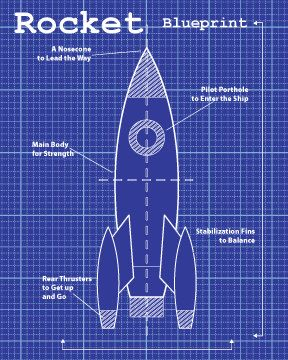
#> input picture rocket.jpg, 288 x 360 px, found by its file name; its folder holds only this picture in this run
$ python main.py
#> lines starting #> are read from the running program, lines starting #| are printed output that depends on the picture
#> in makemap, `plt.show()`:
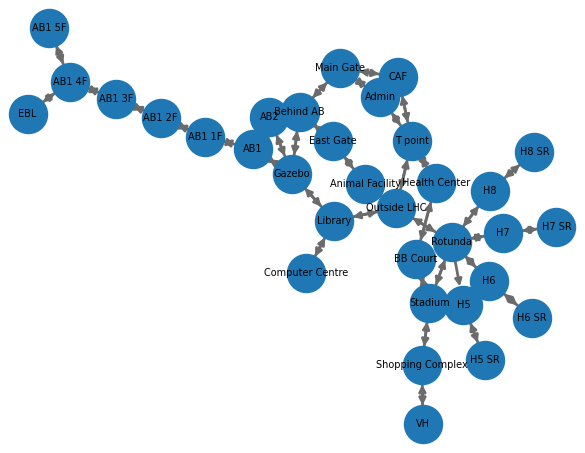
#> figure drawn by matplotlib, 1 panel
### GameEngine.py
import sys
import imageio
import time
import os
import matplotlib.pyplot as pl
import webbrowser
from tkinter import Tk
from tkinter.filedialog import askdirectory
from shutil import copy

if getattr(sys, 'frozen', False) and hasattr(sys, '_MEIPASS'):
    is_exe = True
    bundle_dir = getattr(
        sys, '_MEIPASS', os.path.abspath(
            os.path.dirname(__file__)))
    path_to_res = os.path.join(bundle_dir, 'res')
else:
    is_exe = False
    path_to_res = os.path.join(os.path.dirname(__file__), 'res')


def screen_clear():
    # for mac and linux(here, os.name is 'posix')
    if os.name == 'posix':
        _ = os.system('clear')
    else:
        # for windows platfrom
        _ = os.system('cls')


def timed_print(msg: str, secs: int):
    print(msg, end="", flush=True)
    for _ in range(secs):
        time.sleep(1)
        print(".", end="", flush=True)
    print()


def im_show(filename: str):
#> called with filename = 'rocket.jpg'
    filepath = os.path.join(path_to_res, filename)
    fig = pl.imshow(imageio.imread(filepath))
    fig.axes.get_xaxis().set_visible(False)
    fig.axes.get_yaxis().set_visible(False)
    fig.axes.margins(0, tight=None)
    pl.show()


def copyFile(filename):
#> called with filename = 'mutations.pdf'
    tkroot = Tk()
    tkroot.lift()
    tkroot.attributes('-topmost', True)
    tkroot.withdraw()
    dst = askdirectory()
#> the answer given: .
    print("Copied to ", dst)
    src = os.path.join(path_to_res, filename)
    try:
        _ = copy(src, dst)
        return dst
    except Exception as e:
        print(e)
        return False


# [5 lines left out: function close_game, not called in this run]


def opensite(sitename):
    webbrowser.open_new("file://" + os.path.join(path_to_res, sitename))

### GameObjects.py
from typing import Callable, List
from GameEngine import screen_clear, timed_print


class Collectable:
    def __init__(self, name: str, spot: str, desc: str, hidden: bool = False,
                 action: Callable[[], bool] = None,
                 nextnotes: List = None,
                 onComplete: str = "Clue completed", onFail: str = "Incorrect answer",
                 ) -> None:
        """Initialises a Note object

        Args:
            name(str): Name of this Collectable
            desc (str): The message that is displayed
            spot (str): A more specific location where it is found. For example, "under a bottle"
            hidden (bool) = False: Whether the Note is visible or not
            pocketable (bool) = False: Whether to add to pocket or not
            action (Callable[[], bool]) = None: The action to do to challenge the player.
            onComplete (str) = "Clue completed": The string to print if action completed successfully
            onFail (str) = "Incorrect answer": The string to print if action unseccessful
        """
        self.name = name
        self.desc = desc
        self.spot = spot
        self.hidden = hidden
        self.nextnotes = nextnotes if nextnotes else []
        self.action = action
        self.onComplete = onComplete
        self.onFail = onFail

    # [21 lines left out: functions __repr__, show, not called in this run]

    @staticmethod
    def noaction():
        return True


class Location:
    def __init__(self, name: str, description: str,
                 notes: List[Collectable] = None, locations: List = None) -> None:
        self.name = name
        self.description = description
        self.notes = notes or []
        self.locations = locations or []

    def __str__(self):
        return ("You are in " + self.name + "\n" +
                "-----------------------------\n\n" +
                self.description + "\n\n" +
                "-----------------------------\n\n" +
                "Connecting Locations: \n" +
                "\n".join(["****" + i.name for i in self.locations]))

    def append_locations(self, newlocs: List):
        """Append connecting locations to this Location

        Args:
            newlocs (List): [description]
        """
        self.locations.extend(newlocs)

    def append_collectable(self, newnotes: List):
        """Append notes to this location

        Args:
            newnotes (list): List of notes to append
        """
        self.notes.extend(newnotes)

    # [22 lines left out: functions search, goto, not called in this run]


class _PocketClass:
    def __init__(self):
        self.contents = []

    def __contains__(self, item):
        self.contents.__contains__(item)

    def append(self, item: Collectable):
        self.contents.append(item)

    # [8 lines left out: function show, not called in this run]


Pocket = _PocketClass()

### main.py
import re
from GameObjects import Location, Collectable, Pocket
from GameEngine import screen_clear, timed_print, close_game, opensite, im_show, copyFile
import random
import networkx as nx
import matplotlib.pyplot as plt

"""Build all the locations"""

Main_Gate = Location(
    "Main Gate",
    "A Nice Big Arch!\n"
    "Students are coming back from their friday night party at 12am...")
East_Gate = Location(
    "East Gate",
    "A train passes by...")
T_Point = Location(
    "T point",
    "Hunh, I can see something weird in this mirror, Oh thats just me...")
Admin = Location(
    "Admin",
    "You enter the lovely automatic sliding doors, a cool blast of AC...\n"
    "You see the IISER-M model and remember that 4 more hostels need to be built.\n"
    " But there's no funds...")
CAF = Location(
    "CAF",
    "Very sensitive machines which may be disturbed by students "
    "eating in the cafeteria\n"
    "You hear someone shouting at someone else in the distance, "
    "but do not record it, for it would be a violation of privacy")
Library = Location("Library", "So quiet...")
Computer_Centre = Location("Computer Centre",
                           "A few computers have not been turned off")
Health_Center = Location("Health Center", "A very dark and scary place...")

Outside_LHC = Location("Outside LHC", "The LHC may be locked at this time...")
LHC = Location("LHC", "Ah the good old LHC...")
LH1 = Location('LH1', "There's a BIG flowchart on the board!")
LH2 = Location('LH2', "There are so many computers.")
LH3 = Location(
    'LH3',
    "You can still hear the debates that happened here a few hours ago.")
LH4 = Location('LH4', "Nothing interesting")
LH5 = Location('LH5', "Someone has left their bottle outside.")
LH6 = Location(
    'LH6',
    'Someone forgot their umbrella. Some differential equations are written on the board')
LH7 = Location(
    'LH7',
    "The watchman shoos you away. The stage is too precious to even repair...")

Rotunda = Location(
    'Rotunda',
    'You see a gang of MS19 making a lot of noise...')
H5 = Location(
    'H5',
    'Caretaker\'s Office is locked. Why is it always locked? Hmm...\n'
    "It's dark outside, you may need a torch")
H5_SR = Location('H5 SR', "Back to the start...")
H6 = Location('H6', 'Hos... The rest of the banner is torn...\n'
              "It's dark outside, you may need a torch")
H6_SR = Location(
    'H6 SR',
    'You see a couple snogging. They see you. It\'s so awkward')
H7 = Location('H7', 'Someone is taking their clothes to wash...\n'
              "It's dark outside, you may need a torch")
H7_SR = Location(
    'H7 SR',
    'Those Dance Club people are still dancing in the Dance Room')
H8 = Location(
    'H8',
    'Some MS18 kids are loitering around...\n'
    "It's dark outside, you may need a torch")
H8_SR = Location(
    'H8 SR',
    'The ACs are off, its so hot...\nOh wait, they are on... '
    'Why is it so hot then? Oh the ACs aren\'t working')

Stadium = Location('Stadium', 'A lapwing shouts in the distance...')
BB_Court = Location('BB Court', 'Why the fuck do lapwings make so much noise?')
VH = Location(
    'VH',
    'Dollar building. The terrace may be locked')
VH_Terrace = Location(
    'VH Terrace',
    'Haaah! Nice and windy. You see a couple of friends talking about the'
    'struggles of life...')
Shopping_Complex = Location(
    'Shopping Complex',
    'It\'s so empty and quiet. Aunty must have gone home...')

AB1 = Location(
    'AB1',
    'You buy a nice coffee for 10rs, coz neither of you have change')
AB1_1F = Location('AB1 1F', 'People playing Badminton...')
AB1_2F = Location('AB1 2F', 'Eerily dark and quiet')
AB1_3F = Location(
    'AB1 3F',
    'One lone MS13 is studying there. Why haven\'t they graduated yet?')
AB1_4F = Location('AB1 4F', 'Eerily dark and quiet')
EBL_Lab = Location(
    'EBL',
    'So many dead flies in flasks.\n It\'s like a horror movie')
AB1_5F = Location(
    'AB1 5F',
    'Eerily dark and quiet, but there\'s some news article about '
    'Plastic Firecrackers...')
AB2 = Location(
    'AB2',
    'ERROR! The app devs didn\'t care enough to make 2 AB\'s.\n'
    'There\'s nothing here. Go away, shoo.')
Gazebo = Location(
    'Gazebo',
    'There\'s some MS17 party going on there. Oh god so much cake wasted.\n'
    'Talking about wasting stuff, they\'re fixing the covers...')
Behind_AB = Location(
    'Behind AB',
    'Aww! 3 cute puppies run up to you.\n'
    r"""
           ^_         __         __
      (___/ "`;  \___()"`;  /___()"`;
      /,    /`   /,    /`   /,    /`
      \\"--\\   //"--//    \\"--\\

    """)
Animal_Facility = Location(
    'Animal Facility',
    'The everlasting humm of the machines...\n' +
    'What are these machines? What happens here? SO MANY QUESTIONS!')
Room69 = Location(
    'Room No. 69',
    'Why is it numbered 69 if it is the only room here?\n' +
    'I have found this place unlocked for the first time. Should explore it a bit.')

"""Connect the Locations to make a traversable map"""
Main_Gate.append_locations([Behind_AB, Admin, CAF])
East_Gate.append_locations([Animal_Facility, Behind_AB])
T_Point.append_locations([CAF, Outside_LHC, Admin, Health_Center])
Health_Center.append_locations([T_Point, BB_Court])
Admin.append_locations([Main_Gate, CAF, T_Point])
CAF.append_locations([Admin, Main_Gate, T_Point])
Library.append_locations([Outside_LHC, Gazebo, Computer_Centre])
Computer_Centre.append_locations([Library])

Outside_LHC.append_locations([T_Point, Library, Rotunda, Animal_Facility])
LHC.append_locations([LH1, LH2, LH3, LH4, LH5, LH6, LH7, Outside_LHC])
LH1.append_locations([LHC])
LH2.append_locations([LHC])
LH3.append_locations([LHC])
LH4.append_locations([LHC])
LH5.append_locations([LHC])
LH6.append_locations([LHC])
LH7.append_locations([LHC])

Rotunda.append_locations([Outside_LHC, H5, H6, H7, H8, Stadium])
H5.append_locations([H5_SR])
H6.append_locations([Rotunda, H6_SR])
H7.append_locations([Rotunda, H7_SR])
H8.append_locations([Rotunda, H8_SR])
H5_SR.append_locations([H5])
H6_SR.append_locations([H6])
H7_SR.append_locations([H7])
H8_SR.append_locations([H8])

Stadium.append_locations([Rotunda, BB_Court, Shopping_Complex])
BB_Court.append_locations([Health_Center, Stadium])
Shopping_Complex.append_locations([Stadium, VH])
VH.append_locations([Shopping_Complex])
VH_Terrace.append_locations([VH])

AB1.append_locations([Gazebo, AB2, Behind_AB, AB1_1F])
AB1_1F.append_locations([AB1, AB1_2F])
AB1_2F.append_locations([AB1_1F, AB1_3F])
AB1_3F.append_locations([AB1_2F, AB1_4F])
AB1_4F.append_locations([AB1_3F, AB1_5F, EBL_Lab])
EBL_Lab.append_locations([AB1_4F])
AB1_5F.append_locations([AB1_4F])
AB2.append_locations([Gazebo, Behind_AB, AB1])
Gazebo.append_locations([Library, AB1, AB2, Behind_AB])
Behind_AB.append_locations([Main_Gate, East_Gate, AB1, AB2, Gazebo])
Animal_Facility.append_locations([Outside_LHC, East_Gate, ])
Room69.append_locations([Animal_Facility])


"""Build Actual clues"""

# [7 lines left out: function clue8Action, not called in this run]

clue8 = Collectable(
    "An unusually clean sheet of paper",
    "Taped to the pillar, above the wash basin" ,
    "Seems kinda out of place between all these Melody chocolate posters from 2007" ,
    hidden=False,
    action=clue8Action,
    nextnotes=None,
    onComplete="Congratulations! You have successfully reached the end of this treasure hunt\n"
               "You can go back to dying of boredom now. Bye.", #something else
    onFail="Tsk.Tsk. So close yet so far. Try again.")


# [11 lines left out: function clue7Action, not called in this run]


clue7 = Collectable(
    "Found a USB drive",
    "Hanging from the ceiling by means of a thread!\n"
    "Either the developer was too sleepy to think of anything better "
    "or this is a wierd place.",
    "Should plug it in my pc to check what it is",
    hidden=False,
    action=clue7Action,
    nextnotes=[clue8],
    onComplete="That was some smart work! Truly 69 is an important number!",
    onFail="What's the first thing you do when you don't know what a file is?")


# [17 lines left out: function clue6Action, not called in this run]


clue6 = Collectable(
    "An old box",
    "between H6 & H8",
    "It has a paper stuck on it...\n"
    "Man these treasure hunt people need to stop dipping paper in coffee to make it seem old..\n"
    "There's also a number lock with two digits!\n",
    hidden=True,
    action=clue6Action,
    nextnotes=None,
    onComplete="The box clicked open! Let's see what's inside."
    "A key to VH Terrace and a Note that says-\n"
    "H-ate me or love me, you need to Study with me",
    onFail="The box didn't open.\n"
    "Hehe seems like you're directionally challenged :)\n"
    "Look at it from a different perspective maybe")


# [15 lines left out: function clue5Action, not called in this run]


clue5 = Collectable(
    "Bio Pop Quiz",
    "tucked inside the bottle...?",
    "Why would you do that?\n"
    "A small sheet with a few questions (that will definitely be counted for your consolidated grades :-))",
    True,
    clue5Action,
    nextnotes=[clue6],
    onComplete="Yay!! You answered everything correctly!\n"
    "*happy biologist noises*\n"
    "Maybe you should go tell your friends in Rotunda",
    onFail="OOPS. Looks like you'll need to start all over again")


# [5 lines left out: function clue4Action, not called in this run]


clue4 = Collectable(
    "BIO211 experiment draft",
    "in the dustbin",
    "Maybe this holds some mysteries to the next location?",
    hidden=True,
    action=clue4Action,
    nextnotes=[clue5],
    onComplete="Read the copied file, the secret lies within",
    onFail="File copy error, retry")


# [9 lines left out: function clue3Action, not called in this run]


clue3 = Collectable(  # put the clue in lhc rn, change it to anywhere
    "Poster",
    "on the softboard",
    "Its the poster of the Cubing competition held in college some time back",
    True,  # hidden false to check
    clue3Action,
    nextnotes=[clue4],
    onComplete="Hmm? Is that important?",
    onFail="Just search the net man")


# [7 lines left out: function clue2Action, not called in this run]


clue2 = Collectable(
    "Quantum Computer",
    "in the BIG BIG hall",
    "Another webpage on the way, on a quantum computer!\n"
    "They used a qunatum computer for opening a webpage?\n"
    "Perfect utilization of a non-existent resource",
    True,
    clue2Action,
    nextnotes=[clue3],  # made clue 3 next
    onComplete="Yeah, this was a joke. Now head to the Large Hadron Collider..?",
    onFail="Noooo! This one is dumb too.")


# [7 lines left out: function clue1Action, not called in this run]


clue1 = Collectable(
    "Tablet",
    "on the Table",
    "You will be led to a webpage. Solve the clue, go to the next",
    hidden=False,
    action=clue1Action,
    nextnotes=[clue2],
    onComplete="Costly Machines, easy clues...",
    onFail="No, it's the first question. It's dumber than you think!")


# [6 lines left out: function lhckey_action, not called in this run]


lhckey = Collectable(
    "LHC Key",
    "hanging by the security",
    "It looks like a normal key. Maybe you can finally see what's inside LHC?",
    hidden=False,
    action=lhckey_action,
    onComplete="Now get out of here before the security guard comes back",
    onFail="There was a nice art exhibition in LHC I heard?")


""" Build FLUFF """
hostel_cctv = Collectable(
    "Notice",
    "on the Soft Board",
    """
    ========================================
    |                                      |
    |   YOU ARE UNDER CCTV SURVIELLENCE!   |
    |                                      |
    ========================================
    """)


def fake_clue_action():
    print("The password is 5")  # some message
    return input("What's the password? ") == "5"  # some prompt


fake_clue = Collectable(
    "Fake Clue",
    "under some table",  # some specific place
    "This is a test clue",  # message of a clue
    False,  # Not hidden
    fake_clue_action,  # action object
    [hostel_cctv],  # next note
    "Yay! Look for a treat in the Hostels",
    "Noo, you dumb?")


# [7 lines left out: function biswas_car_action, not called in this run]


biswas_car = Collectable(
    "A Red sedan",
    "coming from Animal Facility road",
    "It's approaching almost quasistatically...\n"
    "Why would someone be driving around at midnight?! This is pretty shady."
    "Probably not important. It's not like they're going to run over anybody.\nRight?\n\nRIGHT?",
    hidden=False,
    action=biswas_car_action,
    onComplete="Unreachable. Report to devs",
    onFail="This had better be worth-- \n WAIT! THE DRIVER IS ASLEEP?! *facepalm*")


stadium_test = Collectable(
    name="Rocket Pad",
    spot="in the stadium",
    desc="Lets fly the rocket.\n"
    "It went so high that you can't even see it!!!\n\n\n"
    "Oh no! It's falling back! RUNNN!",)


# [7 lines left out: function printer_3d_action, not called in this run]


printer_3d = Collectable(
    name="a 3D printer",
    spot="outside physics lab",
    desc="You go near the 3D printer and see a bunch of MS19 students sleeping around it.\n"
    "\n\nThey are probably tired from waiting their turn at the printer.",
    hidden=True,
    action=printer_3d_action,
    nextnotes=[stadium_test],
    onComplete="The Printer started making weird noises.\n\n\n"
    "You got a 3d printed rocket!\n"
    "Better get out of here before the MS19 kids wake up.",
    onFail="Lets get outta here")


# [7 lines left out: function samrat_inno_action, not called in this run]


samrat_inno = Collectable(
    name="a Blueprint",
    spot="on the table",
    desc="Innovation #42054....\n\n",
    hidden=False,
    action=samrat_inno_action,
    nextnotes=[printer_3d],
    onComplete="We will have to find a 3D printer...",
    onFail="Nope, it's someone else's property")


# [5 lines left out: function art_competition_action, not called in this run]


art_competition = Collectable(
    name="multiple art pieces",
    spot="on soft boards",
    desc="There was an art competition held a few days ago.\n"
    "These are some of the beautiful paintings some people have made!",
    hidden=False,
    action=art_competition_action,
    onComplete="Unreachable. Report to devs",
    onFail="Damn! Those were so pretty! I wish I could make things like that")


# [8 lines left out: function room69_action, not called in this run]


room69poster = Collectable(
    name='A lot of cult articles',
    spot='everywhere, even on the ceiling',
    desc='There is a poster on the wall. Should read it.',
    hidden=False,
    action=room69_action,
    onFail="Those are some weird things...\n"
    "I'm hungry now... I should check if Shopping Complex is open",
    onComplete="Unreachable. Report to devs.")


# [7 lines left out: function torch_action, not called in this run]


torch = Collectable(
    "Torch",
    "on the table",
    "It's a nice red color.",
    action=torch_action,
    hidden=False,
    onComplete="You can now see in the dark and outside!",
    onFail="You should really take it...")


def mmystery_board_action():
    im_show("board.jpg")
    return False


mmystery_board = Collectable(
    name="flowchart",
    spot="on the board",
    desc="These Murder Mystery people are out of their mind.",
    hidden=False,
    action=mmystery_board_action,
    onComplete="Unreachable. Report to devs",
    onFail=""
)


def mmystery_poster_action():
    im_show("mmystery.jpg")
    return False


mmystery_poster = Collectable(
    name="poster for murder mystery",
    spot="on the table",
    desc="There's a sign under the poster. '- Bhavneet Singh'",
    hidden=False,
    action=mmystery_poster_action,
    onComplete="Unreachable. Report to devs",
    onFail="This guy can make nice posters!"
)
"""Add Notes to Locations"""

Computer_Centre.append_collectable([clue1])
CAF.append_collectable([clue2])
EBL_Lab.append_collectable([clue4])
LHC.append_collectable([art_competition, clue3])
LH5.append_collectable([clue5])
Rotunda.append_collectable([clue6])
H8_SR.append_collectable([clue7])
Shopping_Complex.append_collectable([clue8])

H5.append_collectable([hostel_cctv])
H6.append_collectable([hostel_cctv])
H7.append_collectable([hostel_cctv])
H8.append_collectable([hostel_cctv])

AB1_3F.append_collectable([printer_3d])
AB1_5F.append_collectable([samrat_inno])
Stadium.append_collectable([stadium_test])

Admin.append_collectable([lhckey])
H5_SR.append_collectable([torch])
T_Point.append_collectable([biswas_car])
Room69.append_collectable([room69poster])


def makemap(root):
    g: nx.DiGraph = nx.DiGraph()

    def makenodes(root, l):
        if root not in l:
            l.append(root)
            for loc2 in root.locations:
                g.add_edge(root.name, loc2.name)
                makenodes(loc2, l)
    makenodes(root, [])
    nx.draw_kamada_kawai(
        g,
        with_labels=True,
        node_size=750,
        font_size=7,
        width=2,
        edge_color='#6B6B6B')
    plt.show()


hello_banner = '''Welcome to the Virtual Treasure Hunt!
The Treasure Hunt will go on until you finish it. The first person to finish will win.
This is an individual game, but you can always team up with someone else.
But remember that they can hide things from you and win themselves.
You can use the internet.
Please remember that if you exit from this app (by pressing the X or by
shutting down your computer), you will HAVE to restart.
You can minimize this safely, however.
We suggest that you also keep a notepad window open to note down information.

Some clues may seem too technical, but they're generally straight forward.
Just search the internet. Clues may be from
- HTML and VERY SIMPLE Javascript
- Python. If you know what loops are, you are good to go
- Easy Science or math puzzles
- Some Science Trivia

USE THE INTERNET!

Go forth and do your best!'''

print(hello_banner)
input("Press Enter to start")

screen_clear()
print("This is a sys test. Report to devs if any errors are shown.")
input("Enter to continue:")
makemap(Rotunda)
im_show("rocket.jpg")
copyFile("mutations.pdf")

here = H5_SR
while True:
    screen_clear()
    msg = ""
    print(here)
    print("\n\n")
    print("If you want to search around, type search or ls")
    print("If you want to view map, type map")
    print("If you want to view pocket, type pocket")
    print("If you want to go somewhere else, "
          "type goto _location_ or cd _location_")
    print("If you are debugging and want to exit, type exit. "
          "Remove before publishing to prevent accidental closing")

#> (the run stopped early here; a loop or call above may not have finished)
